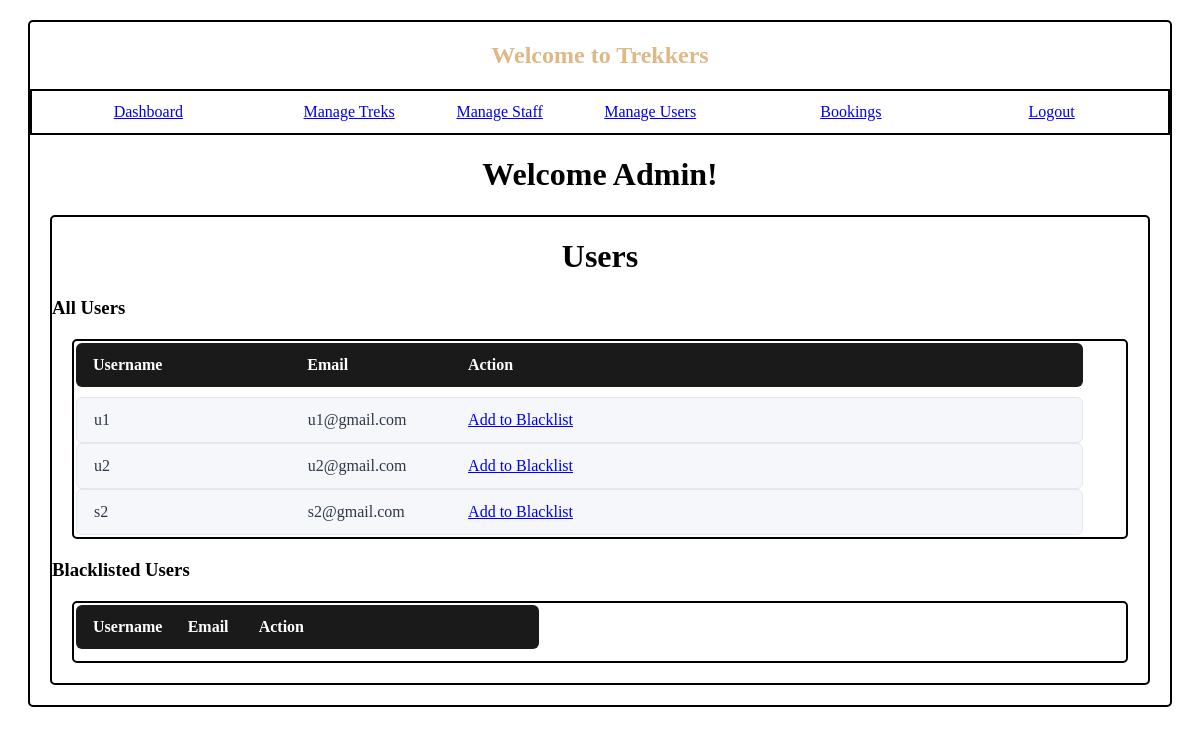
Page /admin_dashboard?section=users (signed in) on the earlier database version.
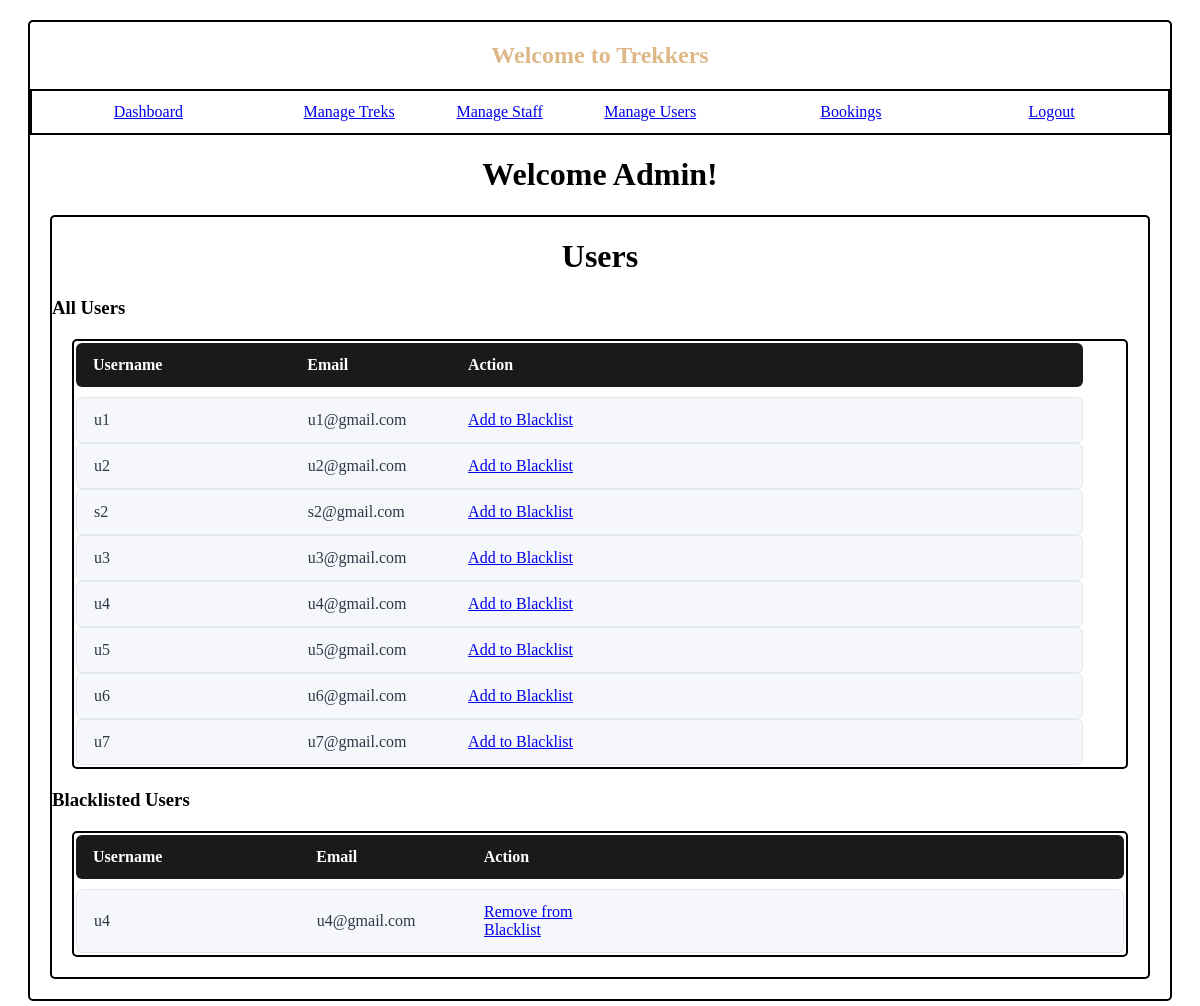
Same page on the later database version.
### model.py (models this page shows, shortened)
class user(db.Model):
    user_id = db.Column(db.Integer , primary_key = True , autoincrement = True)
    username = db.Column(db.String(50),nullable=False)
    role=db.Column(db.String(20),nullable=False)
    email=db.Column(db.String(50),unique=True,nullable=False)
    password=db.Column(db.String(20),nullable=False)
    is_approved = db.Column(db.Boolean, default=False)
    is_active = db.Column(db.Boolean, default=True)
    bookings = db.relationship('booking', backref='user')

### main.py (the view)
@app.route('/admin_dashboard',methods=['GET','POST'])
def admin_dashboard():
    if 'role' not in session or session['role'] != 'admin':
        return redirect(url_for('admin_login'))
    section=request.args.get('section','dashboard')
    data = None
    total_staff = user_model.query.filter_by(role='staff',is_active=True,is_approved=True).count()
    approved_staff = user_model.query.filter_by(role='staff', is_approved=True,is_active=True).all()
    not_approved_staff = user_model.query.filter_by(role='staff', is_approved=False,is_active=True).all()
    blacklisted_staff = user_model.query.filter_by(role='staff', is_active=False).all()
    blacklisted_users = user_model.query.filter_by(role='user', is_active=False).all()
    total_users = user_model.query.filter_by(role='user',is_active=True).count()
    total_treks = trek_model.query.count()
    total_bookings = booking_model.query.count()
    if section == 'users':
        data = user_model.query.filter_by(role='user').all()
    elif section == 'staff':
        data = user_model.query.filter_by(role='staff').all()
    elif section == 'bookings':
        data = booking_model.query.all()
    elif section == 'treks':
        data = trek_model.query.all()
    return render_template('admin_dashboard.html',section=section,data=data,total_users=total_users,total_staff=total_staff,total_treks=total_treks,total_bookings=total_bookings,approved_staff=approved_staff,not_approved_staff=not_approved_staff,blacklisted_staff=blacklisted_staff,blacklisted_users=blacklisted_users)

### templates/admin_dashboard.html (shortened to what this page needs)
{%extends "base.html"%}
{%block content%}
<div class="row-align">
    <a href="{{ url_for('admin_dashboard') }}">Dashboard</a>
    <a href="{{ url_for('admin_dashboard', section='treks') }}">Manage Treks</a>
    <a href="{{ url_for('admin_dashboard', section='staff') }}">Manage Staff</a>
    <a href="{{ url_for('admin_dashboard', section='users') }}">Manage Users</a>
    <a href="{{ url_for('admin_dashboard', section='bookings') }}">Bookings</a>
    <a href="{{ url_for('logout') }}">Logout</a>
</div>
<h1 style="display: block; text-align: center;">Welcome Admin!</h1>
<div class="container">
    {% if section == 'dashboard' %}
    <h2>Dashboard</h2>
    <table>
        <tr class="trek-row">
            <td>Users: {{ total_users }}</td>
        </tr>
        <tr class="trek-row">
            <td>Staff: {{ total_staff }}</td>
        </tr>
        <tr class="trek-row">
            <td>Treks: {{ total_treks }}</td>
        </tr>
        <tr class="trek-row">
            <td>Bookings: {{ total_bookings }}</td>
        </tr>
    </table>
        {%elif section=='users'%}
        <h1 style="display: block; text-align: center;">Users</h1>
        <h3>All Users</h3>
        <div class="container">
            <table>
                <tr class="trek-header">
                    <th>Username</th>
                    <th>Email</th>
                    <th>Action</th>
                </tr>
                {%for u in data%}
                <tr class="trek-row">
                    <td>{{u.username}}</td>
                    <td>{{u.email}}</td>
                    <td><a href="/blacklist/{{u.user_id}}">Add to Blacklist</a></td>
                </tr>
                {%endfor%}
            </table>
        </div>
        <h3>Blacklisted Users</h3>
        <div class="container">
            <table>
                <tr class="trek-header">
                    <th>Username</th>
                    <th>Email</th>
                    <th>Action</th>
                </tr>
                {%for u in blacklisted_users%}
                <tr class="trek-row">
                    <td>{{u.username}}</td>
                    <td>{{u.email}}</td>
                    <td><a href="/remove_user_blacklist/{{u.user_id}}">Remove from Blacklist</a></td>
                </tr>
                {%endfor%}
            </table>
        </div>
            {% endif %}
        </div>
        {%endblock%}

### templates/base.html (shortened to what this page needs)
<!DOCTYPE html>
<html lang="en">
<head>
    <link rel="stylesheet" href="/static/main.css">
</head>
<body>
    <div class="container">
        <div class="center"><h2>Welcome to Trekkers</h2></div>
        {% block content%}{% endblock %}
    </div>
</body>
</html>

### static/main.css (style rules this page uses)
.container { margin: 20px; border: 2px solid black; border-radius: 5px; }
.center { text-align: center; margin: auto; color: burlywood; }
.trek-header, .trek-row { display: grid; grid-template-columns: 2fr 1.5fr 1fr 1.8fr 1.8fr 1fr; padding: 12px 16px; text-align: left; align-items: center; }
.row-align { border: 2px solid black; display: grid; grid-template-columns: 2fr 2fr 1fr 2fr 2fr 2fr; padding: 12px 16px; text-align: center; align-items: center; }
.trek-header { background-color: #1a1a1a; color: #ffffff; font-weight: 600; border-radius: 6px; margin-bottom: 10px; }
.trek-row { background-color: #f5f7fa; color: #2d3748; border: 1px solid #e2e8f0; border-radius: 6px; }

Differences in the rows shown:
added user: username "u3", email "u3@gmail.com", shown under "All Users"
added user: username "u4", email "u4@gmail.com"
added user: username "u5", email "u5@gmail.com", shown under "All Users"
added user: username "u6", email "u6@gmail.com", shown under "All Users"
added user: username "u7", email "u7@gmail.com", shown under "All Users"
